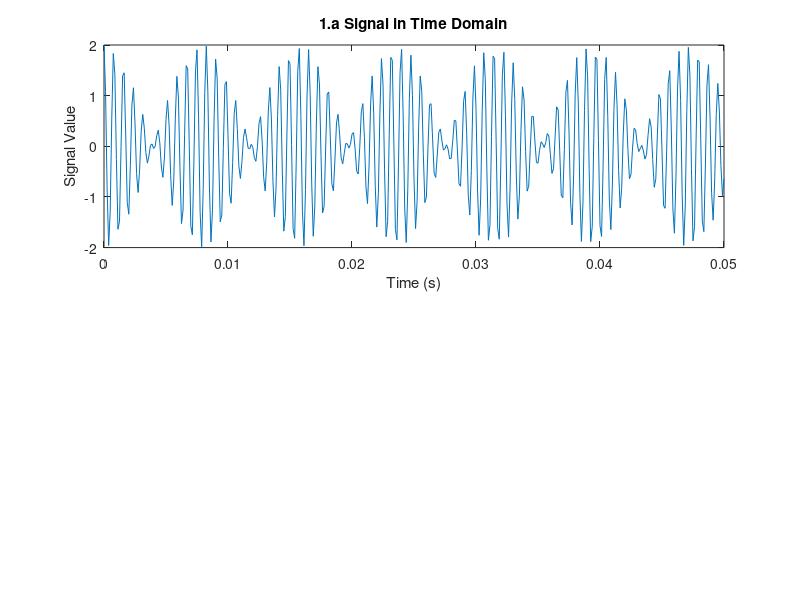

MATLAB code to generate this figure: (Note: this script raises an error after producing the figure.)
% Lab 06 - Problem 1
% EE384
% Christopher Bero

% References:
% ftp://ftp.eri.ucsb.edu/pub/org/lakemix/matlibrary~/users/emery/general/other_peoples/signal/sigdemos/html/dfiltdemo.html
% http://www.gaussianwaves.com/2014/07/how-to-plot-fft-using-matlab-fft-of-basic-signals-sine-and-cosine-waves/

% Setup
sfs=8000;
t=0:(1/sfs):0.050; % 50ms
f1=1209;
f2=1336;
y1=cos(2*pi*t*f1)+cos(2*pi*t*f2);

% P1.a
% Plot the signal (y1) in both time and freq domains
fig1=figure();
subplot(2,1,1);
plot(t,y1);
title('1.a Signal in Time Domain');
xlabel('Time (s)');
ylabel('Signal Value');

[y1f_vals,y1f_sig]=freqSpec_1s(y1,sfs);

subplot(2,1,2);
plot(y1f_vals,abs(y1f_sig)); % abs() will return magnitude of complex num
title('1.a Signal in Frequency Domain');
xlabel('Frequency (Hz)');
ylabel('Magnitude');

% P1.b
fig2=figure();
lowpass=p1_lowpass;
y2=filter(lowpass,y1);
subplot(2,1,1);
plot(t,y2);
title('1.b Lowpass Filtered Signal');
xlabel('Time (s)');
ylabel('Signal Value');

[y2f_vals,y2f_sig]=freqSpec_1s(y2,sfs);

subplot(2,1,2);
plot(y2f_vals,abs(y2f_sig));
title('1.b Lowpass Filtered Signal in Frequency Domain');
xlabel('Frequency (Hz)');
ylabel('Magnitude');


% P1.c
fig3=figure();
highpass=p1_highpass;
y3=filter(highpass,y1);
subplot(2,1,1);
plot(t,y3);
title('1.c Highpass Filtered Signal');
xlabel('Time (s)');
ylabel('Signal Value');

[y3f_vals,y3f_sig]=freqSpec_1s(y3,sfs);

subplot(2,1,2);
plot(y3f_vals,abs(y3f_sig));
title('1.c Highpass Filtered Signal in Frequency Domain');
xlabel('Frequency (Hz)');
ylabel('Magnitude');


% P1.d
fig4=figure();
bandpass=p1_bandpass;
y4=filter(bandpass,y1);
subplot(2,1,1);
plot(t,y4);
title('1.d Bandpass Filtered Signal');
xlabel('Time (s)');
ylabel('Signal Value');

[y4f_vals,y4f_sig]=freqSpec_1s(y4,sfs);

subplot(2,1,2);
plot(y4f_vals,abs(y4f_sig));
title('1.d Bandpass Filtered Signal in Frequency Domain');
xlabel('Frequency (Hz)');
ylabel('Magnitude');
